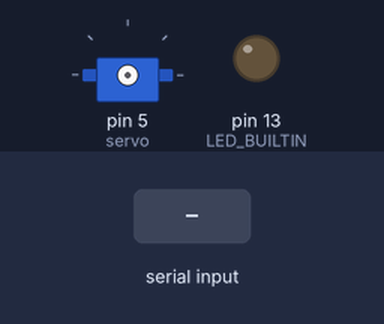
This sketch was run on a simulated Arduino Uno, built with avr-gcc and run on an emulated ATmega328P. On the bench: servo, output pins drawn as LEDs (lit = HIGH). The inputs (shaded band) are chosen by the test bench.

Above: at 1.2 s.
1.3 s: "switch" received over the second serial link
At 1.8 s:
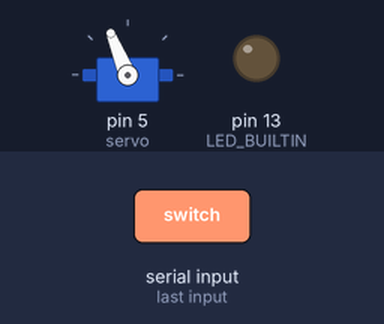
2.8 s: "switch" received over the second serial link
At 4.0 s:
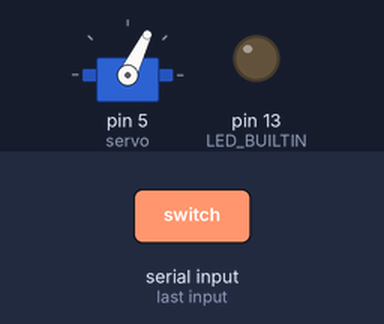
4.3 s: "1" received over the second serial link
At 5.6 s:
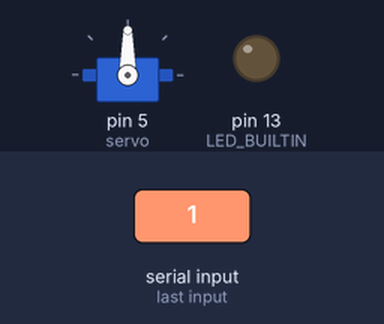
Timing chart, 0 to 7.3 s (numbered marks = the images above; inputs shaded):
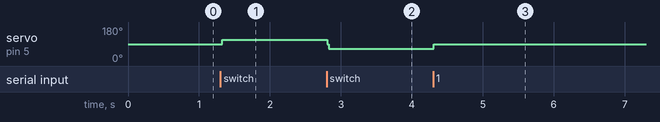

Measured:
- after the input at 1.3 s, servo on pin 5 (servo): 90° → 112° at once
- after the input at 2.8 s, servo on pin 5 (servo): 112° → 64° at once
- after the input at 4.3 s, servo on pin 5 (servo): 64° → 90° at once

The sketch:

ControlLamp.ino
```cpp
#include <SoftwareSerial.h>
#include <Servo.h>

Servo servo;

void turnSwtich();

int blueTx=2;
int blueRx=3;
SoftwareSerial mySerial(blueTx, blueRx);
String myString="";
int angle = 90;

void setup() {
  mySerial.begin(9600);
}

void loop() {
  while(mySerial.available())
  {
    char myChar = (char)mySerial.read();
    myString+=myChar;
    delay(5);
    servo.attach(5);
    servo.write(90);
    pinMode(LED_BUILTIN, OUTPUT);
  }

  if(!myString.equals(""))
  {
    Serial.println("input value: "+myString);

      if(myString=="switch")
      {
        turnSwitch();
      }
      else {
      }
    myString="";
  }
}

void turnSwitch() {
  static bool isOn = true;
  if (isOn) {
    servo.writeMicroseconds(1700);
    isOn = false;
  } else {
    servo.writeMicroseconds(1200);
    isOn = true;
  }
  delay(400);
  servo.detach();
}
```
